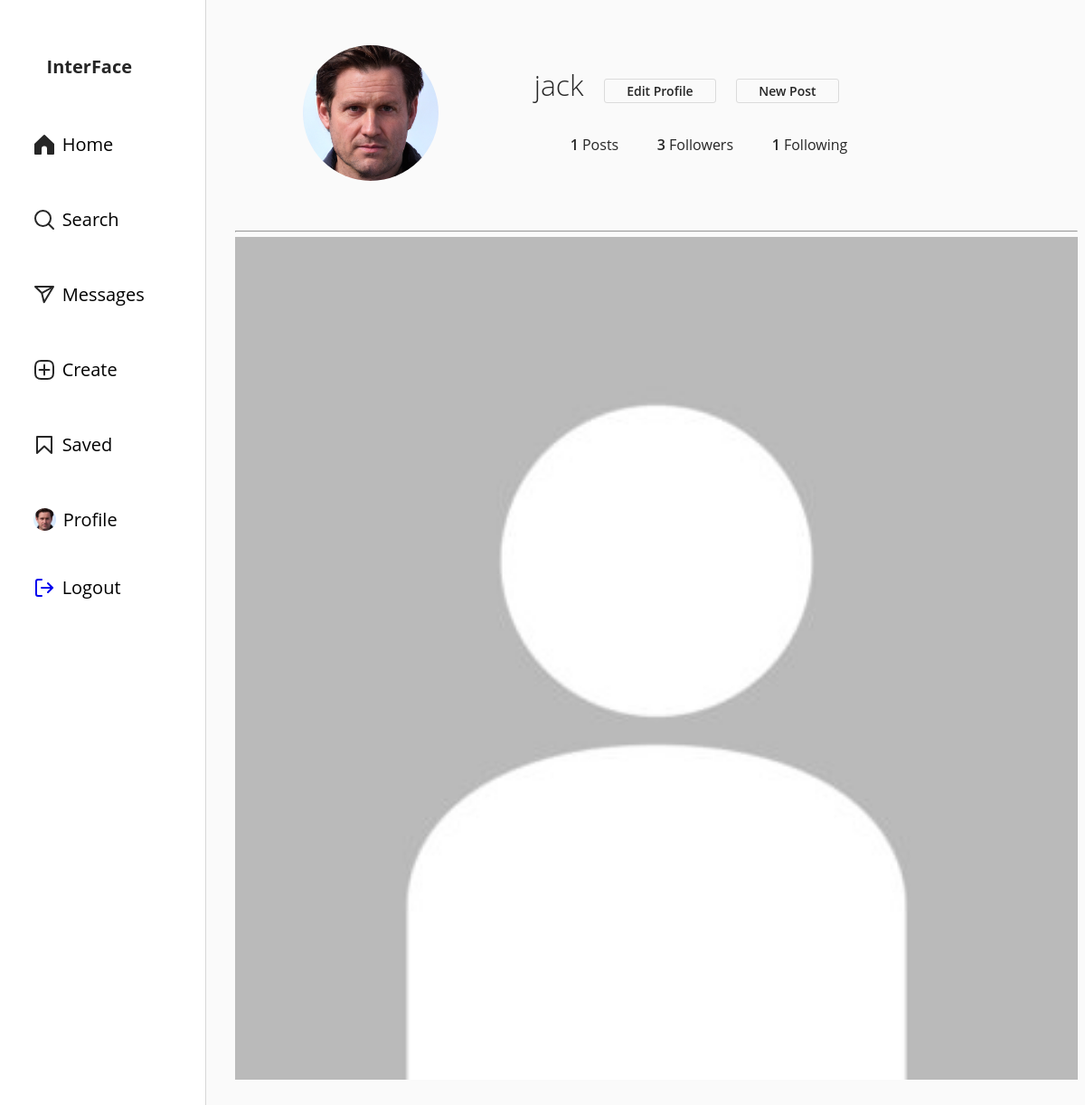
The page /profile/jack/ (signed in) on the database its author committed.
### social/models.py (models this page shows, shortened)
class Profile(models.Model):
    user = models.ForeignKey(User, on_delete=models.CASCADE)
    id_user = models.IntegerField()
    bio = models.TextField(blank=True)
    profile_img = models.ImageField(upload_to='profile_images', default='default.png')
    location = models.CharField(max_length=100, blank=True)

class Post(models.Model):
    id = models.UUIDField(primary_key=True, default=uuid.uuid4)
    user = models.ForeignKey(User, on_delete=models.CASCADE)
    profile = models.ForeignKey(Profile, on_delete=models.CASCADE)
    post_img = models.ImageField(upload_to='posts_images', blank=False)
    caption = models.TextField()
    created_at = models.DateTimeField(auto_now_add=True)
    likes = models.IntegerField(default=0)
    comments = models.IntegerField(default=0)

### social/views.py (the view)
# urls.py: path('profile/<str:username>/', views.user_profile, name='profile'),
def user_profile(request, username):
    try:
        profile_user = User.objects.get(username=username)
        profile_model = Profile.objects.get(id_user=profile_user.id)
        current_profile_model = Profile.objects.get(id_user=request.user.id)
        posts = Post.objects.filter(user=profile_user).order_by('-created_at')
        post_count = posts.count()
        is_followed = Follow.objects.filter(user=profile_user, follower=request.user)
        follower_count = Follow.objects.filter(user=profile_user).count()
        following_count = Follow.objects.filter(follower=profile_user).count()
    except:
        return redirect('home')
    ctx = { 'username': username,
            'owner': username == request.user.username,
            'bio': profile_model.bio,
            'profile_img': profile_model.profile_img,
            'profile': current_profile_model,
            'location': profile_model.location,
            'posts': posts,
            'post_count': post_count,
            'follower_count': follower_count,
            'following_count': following_count,
            'is_followed': is_followed
        }
    return render(request, 'user_profile.html', ctx)

### social/templates/user_profile.html (shortened to what this page needs)
{% extends 'home.html' %}
{% load static %}
{% block body %}
<link rel="stylesheet" href="{% static 'css/user_profile.css' %}"/>
<header>
	<div class="container">
		<div class="profile">
			<div class="user-profile-image">
				<img src="{{profile_img.url}}" alt="">
			</div>
			<div class="profile-user-settings">
				<h1 class="profile-user-name">{{username}}</h1>
				{% if owner %}
					<a class="btn profile-edit-btn" href="/account">Edit Profile</a>
					<button class="btn profile-edit-btn" id="btnOpenForm" onclick="openForm()">New Post</button>
				{% endif %}
			</div>
			<div class="profile-stats">
				<ul>
					<li><span class="profile-stat-count">{{post_count}}</span> Posts</li>
					<li><span class="profile-stat-count">{{follower_count}}</span> Followers</li>
					<li><span class="profile-stat-count">{{following_count}}</span> Following</li>
				</ul>
			</div>
			<div class="profile-bio">
			</div>
		</div>
		<hr>
	</div>
</header>
<main>
	{% if post_count %}
		<div class="container">
			<div class="gallery">
				{% for post in posts %}
				<a href="/post/{{post.id}}">
					<div class="gallery-item" tabindex="0">
						<img src="{{post.post_img.url}}" class="gallery-image" alt="">
					</div>
					</a>
				{% endfor %}
			</div>
		</div>
	{% endif %}
</main>
{% endblock body %}

### social/templates/sidebar.html (shortened to what this page needs)
{% load static %}
<link rel="stylesheet" href="{% static 'css/sidenavbar.css' %}"/>
<div class="sidebar-content">
  <h1 style="padding: 15% 0 10% 15%;">InterFace</h1>
    <li class="list">
      <a href="/" class="nav-link">
        <span class="link">Home</span>
      </a>
    </li>
    <li class="list">
      <a href="#" class="nav-link">
        <span class="link">Search</span>
      </a>
    </li>
    <li class="list">
      <a href="#" class="nav-link">
        <span class="link">Messages</span>
      </a>
    </li>
    <li class="list">
      <a href="#" class="nav-link">
        <span class="link">Create</span>
      </a>
    </li>
    <li class="list">
      <a href="/saved" class="nav-link">
        <svg aria-label="Save" color="#262626" fill="#262626" height="24" viewBox="0 0 24 24" width="24"><polygon fill="none" points="20 21 12 13.44 4 21 4 3 20 3 20 21" stroke="currentColor" stroke-linecap="round" stroke-linejoin="round" stroke-width="2"></polygon></svg>
        <span class="link">Saved</span>
      </a>
    </li>
    {% if user.is_authenticated %}
      <div class="bottom-content">
        <li class="list">
          <a href="/profile/{{user}}" class="nav-link">
            <img class="profile-image" src="{{profile.profile_img.url}}" alt="{{profile_model.id_user}}">
            <span class="link">Profile</span>
          </a>
        </li>
        <li class="list">
          <a href="/logout" class="nav-link">
            <span class="link">Logout</span>
          </a>
        </li>
        </div>
    {% endif %}
</div>

### static/css/sidenavbar.css (style rules this page uses)
.sidebar-content { display: flex; height: 100%; flex-direction: column; padding: 20px 25px; border-right: #d7d7d7 solid 1px; }
.list { list-style: none; }
.nav-link { display: flex; align-items: center; margin: 8px 0; padding: 20px 12px; border-radius: 40px; text-decoration: none; }
.nav-link { transition: background-color 0.25s ease; }
.link { font-size: 20px; color: black; font-weight: 400; padding-left: 5%; }
.profile-image { width: 25px; height: 25px; border-radius: 50%; }

### static/css/user_profile.css (style rules this page uses)
:root { font-size: 10px; }
body { font-family: "Open Sans", Arial, sans-serif; min-height: 100vh; background-color: #fafafa; color: #262626; padding-bottom: 3rem; }
img { display: block; }
.container { max-width: 93.5rem; margin: 0 auto; padding: 0 2rem; }
.btn { display: inline-block; font: inherit; background: none; border: none; color: inherit; padding: 0; cursor: pointer; }
.profile { padding: 5rem 0; }
.profile::after { content: ""; display: block; clear: both; }
.user-profile-image { float: left; display: flex; justify-content: center; align-items: center; margin-right: 3rem; }
.user-profile-image img { width: 150px; height: 150px; border-radius: 50%; }
.profile-user-settings, .profile-stats, .profile-bio { float: left; width: calc(66.666% - 2rem); }
.profile-user-settings { margin-top: 1.1rem; }
.profile-user-name { display: inline-block; font-size: 3.2rem; font-weight: 300; }
.profile-edit-btn { font-size: 1.4rem; line-height: 1.8; border: 0.1rem solid #dbdbdb; border-radius: 0.3rem; padding: 0 2.4rem; margin-left: 2rem; text-decoration: inherit; }
.profile-stats { margin-top: 2.3rem; }
.profile-stats li { display: inline-block; font-size: 1.6rem; line-height: 1.5; margin-right: 4rem; cursor: pointer; }
.profile-stats li:last-of-type { margin-right: 0; }
.profile-bio { font-size: 1.6rem; font-weight: 400; line-height: 1.5; margin-top: 2.3rem; }
.profile-real-name, .profile-stat-count, .profile-edit-btn { font-weight: 600; }
.gallery { display: grid; grid-template-columns: repeat(auto-fill, minmax(30%, 1fr)); grid-gap: 5%; align-items: stretch; }
.gallery-item { position: relative; flex: 1 0 22rem; margin: 1rem; color: #fff; cursor: pointer; }
.gallery-image { width: 100%; height: 100%; object-fit: cover; }

### social/templates/home.html (style rules this page uses)
html, body, .col1, .col2 { height: 100%; }
body { margin: 0; }

### rows shown on the page
Profile: profile_img (picture)
Post: post_img (placeholder picture)

### other values the page prints
{{ username }} "jack"
{{ post_count }} "1"
{{ follower_count }} "3"
{{ following_count }} "1"
